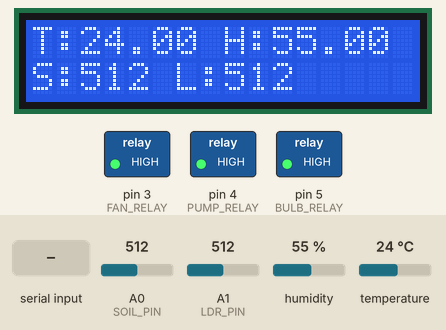
This sketch was run on a simulated Arduino Uno, built with avr-gcc and run on an emulated ATmega328P. On the bench: 16×2 character LCD, switched loads named in the sketch (green lamp = pin HIGH). Inputs (shaded band) come from the test bench; at power-on: humidity 55 %, A0 (SOIL_PIN) = 512, A1 (LDR_PIN) = 512, temperature 24 °C. What the sketch prints to the serial monitor is not drawn.

Above: at 1.2 s.
1.3 s: "FAN_ON\n" received over Serial
At 2.7 s:
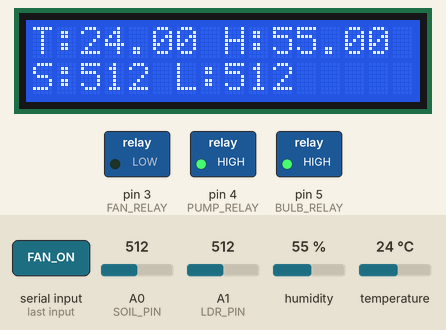
3.6 s: "PUMP_ON\n" received over Serial
At 5.3 s:
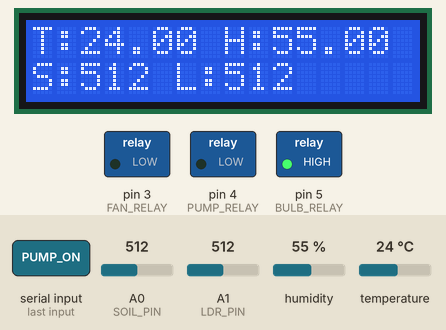
5.6 s: "FAN_OFF\n" received over Serial
At 6.7 s:
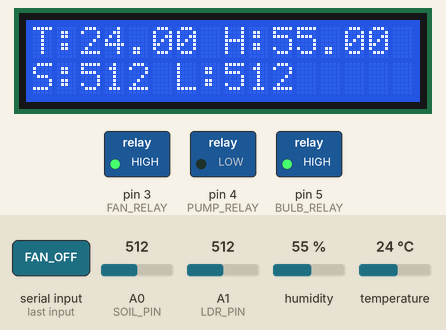
7.6 s: humidity set to 22 %
At 9.3 s:
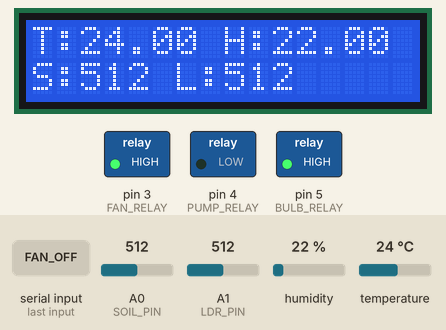
9.7 s: "BULB_ON\n" received over Serial
At 10.8 s:
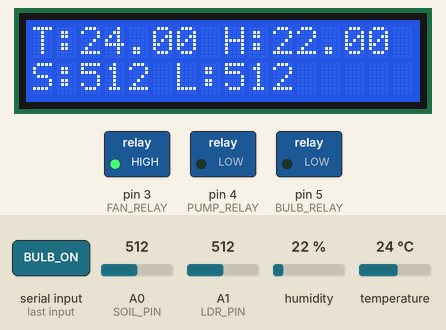
11.7 s: A0 (SOIL_PIN) set to 716
At 13.3 s:
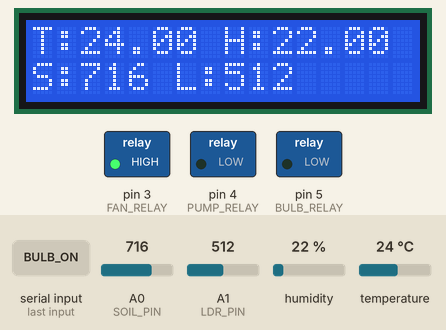
Timing chart, 0 to 14.7 s (numbered marks = the images above; inputs shaded):
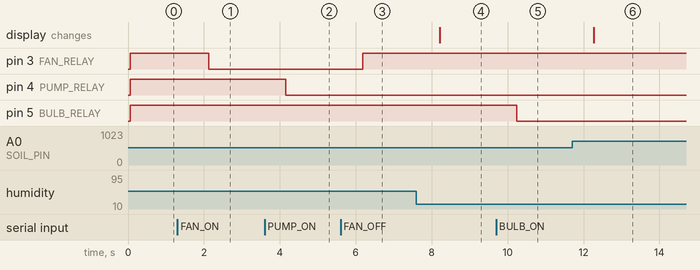

Measured:
- after the input at 1.3 s, pin 3 (FAN_RELAY): HIGH → LOW after 0.82 s
- after the input at 3.6 s, pin 4 (PUMP_RELAY): HIGH → LOW after 0.55 s
- after the input at 5.6 s, pin 3 (FAN_RELAY): LOW → HIGH after 0.58 s
- after the input at 7.6 s, the display: changes after 0.61 s (image 4)
- after the input at 9.7 s, pin 5 (BULB_RELAY): HIGH → LOW after 0.54 s
- after the input at 11.7 s, the display: changes after 0.57 s (image 6)

The sketch:

Greenhouse.ino
```cpp
#include <DHT.h>
#include <LiquidCrystal.h>

#define DHTPIN 2
#define DHTTYPE DHT11
DHT dht(DHTPIN, DHTTYPE);

#define SOIL_PIN A0
#define LDR_PIN A1

#define FAN_RELAY 3
#define PUMP_RELAY 4
#define BULB_RELAY 5

LiquidCrystal lcd(8, 9, 10, 11, 12, 13);

void setup() {
  Serial.begin(9600); // UART to ESP32
  dht.begin();
  lcd.begin(16, 2);

  pinMode(FAN_RELAY, OUTPUT);
  pinMode(PUMP_RELAY, OUTPUT);
  pinMode(BULB_RELAY, OUTPUT);
  digitalWrite(FAN_RELAY, HIGH);
  digitalWrite(PUMP_RELAY, HIGH);
  digitalWrite(BULB_RELAY, HIGH);
}

void loop() {
  float temp = dht.readTemperature();
  float hum = dht.readHumidity();
  int soil = analogRead(SOIL_PIN);
  int ldr = analogRead(LDR_PIN);

  // Send data to ESP32
  Serial.print("T:"); Serial.print(temp);
  Serial.print(",H:"); Serial.print(hum);
  Serial.print(",S:"); Serial.print(soil);
  Serial.print(",L:"); Serial.println(ldr);

  // Display on LCD
  lcd.setCursor(0, 0);
  lcd.print("T:"); lcd.print(temp); lcd.print(" H:"); lcd.print(hum);
  lcd.setCursor(0, 1);
  lcd.print("S:"); lcd.print(soil); lcd.print(" L:"); lcd.print(ldr);

  // Receive control command from ESP32
  if (Serial.available()) {
    String cmd = Serial.readStringUntil('\n');
    if (cmd == "FAN_ON") digitalWrite(FAN_RELAY, LOW);
    else if (cmd == "FAN_OFF") digitalWrite(FAN_RELAY, HIGH);
    else if (cmd == "PUMP_ON") digitalWrite(PUMP_RELAY, LOW);
    else if (cmd == "PUMP_OFF") digitalWrite(PUMP_RELAY, HIGH);
    else if (cmd == "BULB_ON") digitalWrite(BULB_RELAY, LOW);
    else if (cmd == "BULB_OFF") digitalWrite(BULB_RELAY, HIGH);
  }

  delay(2000);
}
```
